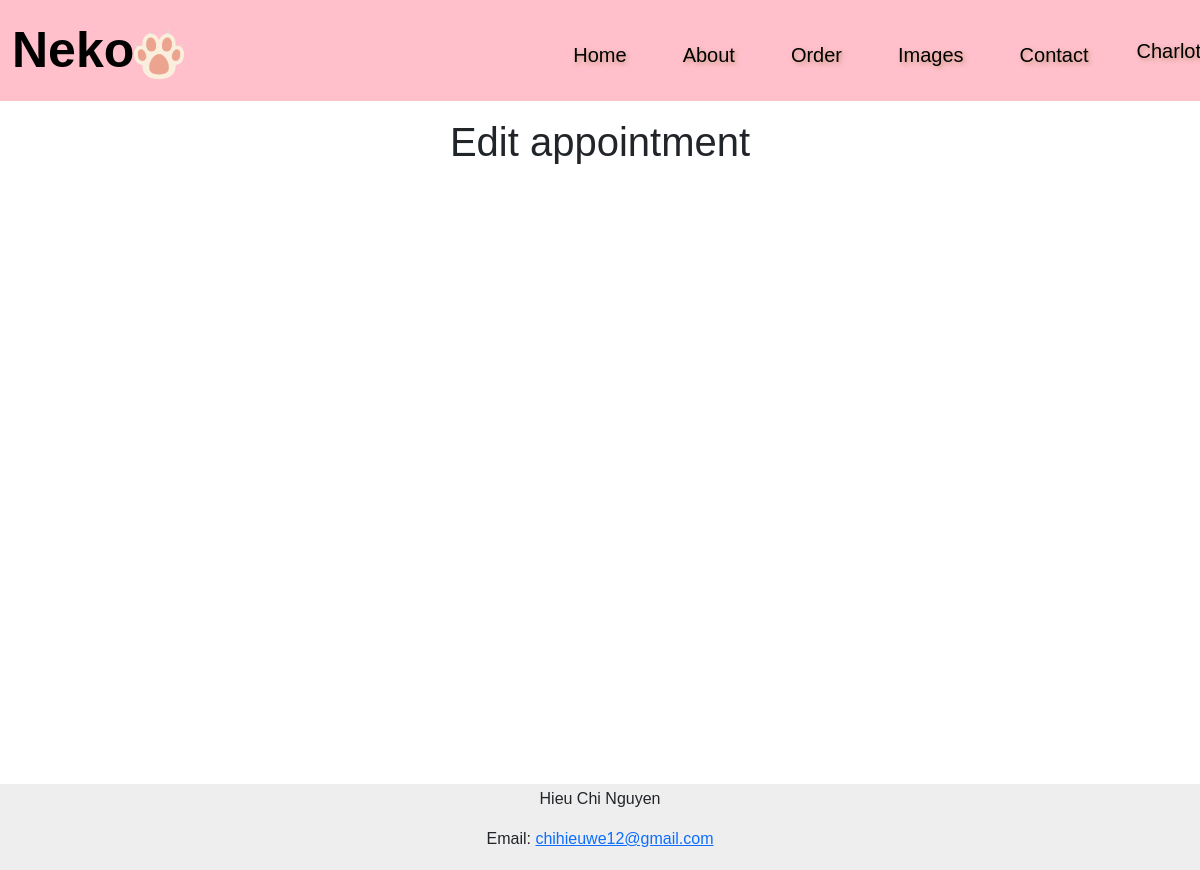
/edit (signed in), run on an earlier commit of the app's database.
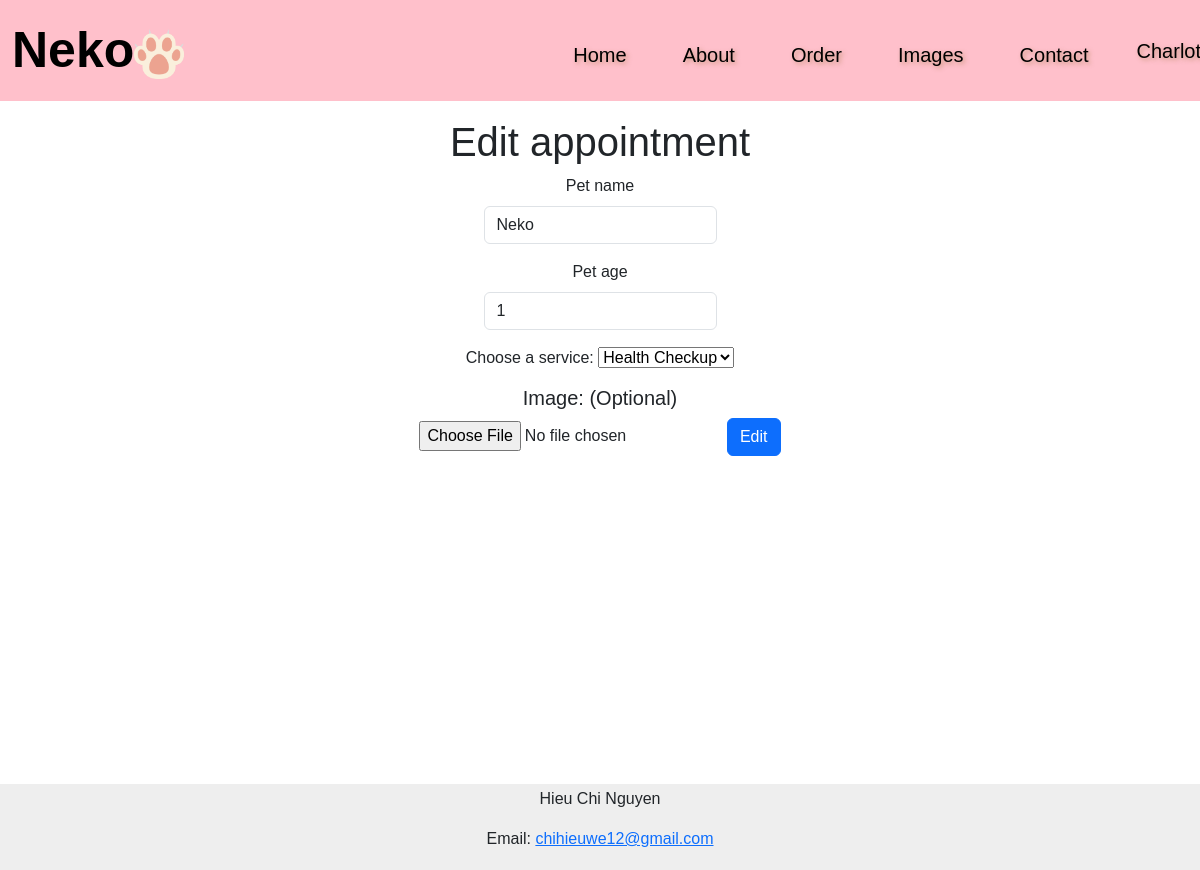
And on a later commit of the database.
### tables this page shows
CREATE TABLE orders (
    id INTEGER PRIMARY KEY AUTOINCREMENT NOT NULL,
    user_id INTEGER,
    image_path TEXT,
    service TEXT,
    name TEXT,
    age TEXT,
    order_status INTEGER,
    FOREIGN KEY(user_id) REFERENCES users(id)
);

### app.py (the view)
@app.route("/edit", methods=["GET", "POST"])
@login_required
def edit():
    order = db.execute("SELECT * FROM orders WHERE user_id = ?", session["user_id"])
    service = db.execute("SELECT name, price FROM service")
    return render_template("edit.html", navbar_style='navbar-alt', navbar_brand_style='navbar-brand-alt', nav_link_style='nav-link-alt', order=order, service=service)

### app.py (called while the page is built)
@app.after_request
def after_request(response):
    response.headers["Cache-Control"] = "no-cache, no-store, must-revalidate"
    response.headers["Expires"] = 0
    response.headers["Pragma"] = "no-cache"
    return response

def usd(value):
    return f"${value:,.2f}"

def login_required(f):
    @wraps(f)
    def decorated_function(*args, **kwargs):
        if session.get("user_id") is None:
            return redirect("/login")
        return f(*args, **kwargs)
    return decorated_function

### templates/edit.html (shortened to what this page needs)
{% extends "layout.html" %}
{% block main %}
<h1>Edit appointment</h1>
<form action="/edit" method="post" enctype="multipart/form-data">
    {% for order in order %}
    <div class="mb-3">
        <label for="petname" class="form-label">Pet name</label>
        <input id="petname" autofocus class="form-control mx-auto w-auto" autocomplete="off" name="petname" value="{{ order.name }}" type="text">
    </div>
    <div class="mb-3">
        <label for="petage" class="form-label">Pet age</label>
        <input id="petage" autofocus class="form-control mx-auto w-auto" autocomplete="off" name="petage" value="{{ order.age }}" type="text">
    </div>
    <label for="service">Choose a service:</label>
    <select id="service" name="service">
        <option value="{{ order.service }}" selected>{{ order.service }}</option>
    </select>
    <h5>Image: (Optional)</h5>
    <input type="file" name="file" value="{{ order.image_path }}">
    <button class="btn btn-primary" type="submit">Edit</button>
    {% endfor %}
</form>
{% endblock %}

What changed in the data, as far as the page shows it:
added orders: petname "Neko", petage "1", service "Health Checkup"
